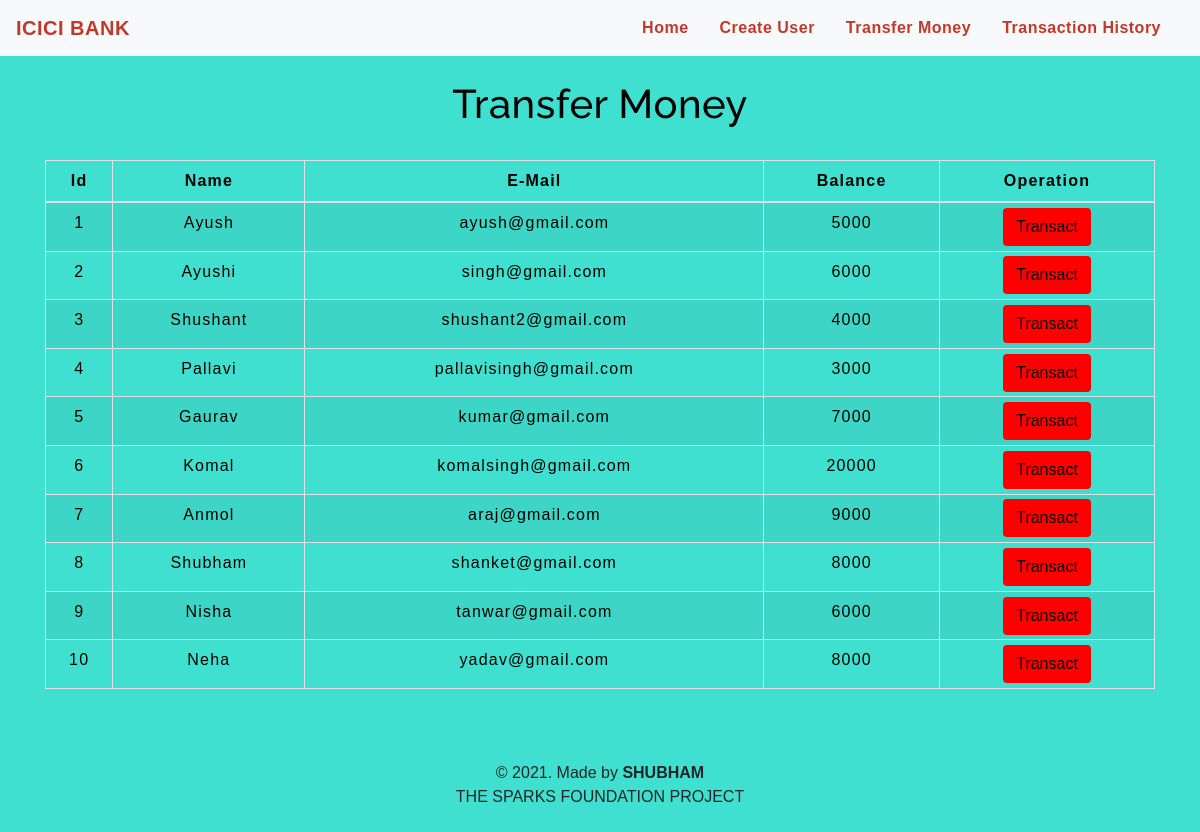
The app's page /transfermoney.php with its own data.
### tables this page shows
CREATE TABLE `users` (
  `id` int(3) NOT NULL,
  `name` text NOT NULL,
  `email` varchar(30) NOT NULL,
  `balance` int(8) NOT NULL
);

### transfermoney.php (the view, shortened to what this page needs)
<!DOCTYPE html>
<html lang="en">
<head>
    <link rel="stylesheet" href="https://maxcdn.bootstrapcdn.com/bootstrap/4.0.0/css/bootstrap.min.css">
    <link rel="stylesheet" type="text/css" href="css/table.css">
    <link rel="stylesheet" type="text/css" href="css/navbar.css">
</head>
<body style="background-color : #40E0D0;">
<?php
    include 'config.php';
    $sql = "SELECT * FROM users";
    $result = mysqli_query($conn,$sql);
?>
<?php
  include 'navbar.php';
?>
<div class="container">
        <h2 class="text-center pt-4" style="color : black;">Transfer Money</h2>
        <br>
            <div class="row">
                <div class="col">
                    <div class="table-responsive-sm">
                    <table class="table table-hover table-sm table-striped table-condensed table-bordered" style="border-color:black;">
                        <thead style="color : black;">
                            <tr>
                            <th scope="col" class="text-center py-2">Id</th>
                            <th scope="col" class="text-center py-2">Name</th>
                            <th scope="col" class="text-center py-2">E-Mail</th>
                            <th scope="col" class="text-center py-2">Balance</th>
                            <th scope="col" class="text-center py-2">Operation</th>
                            </tr>
                        </thead>
                        <tbody>
                <?php
                    while($rows=mysqli_fetch_assoc($result)){
                ?>
                    <tr style="color : black;">
                        <td class="py-2"><?php echo $rows['id'] ?></td>
                        <td class="py-2"><?php echo $rows['name']?></td>
                        <td class="py-2"><?php echo $rows['email']?></td>
                        <td class="py-2"><?php echo $rows['balance']?></td>
                        <td><a href="selecteduserdetail.php?id= <?php echo $rows['id'] ;?>"> <button type="button" class="btn" style="background-color : #FF0000;">Transact</button></a></td>
                    </tr>
                <?php
                    }
                ?>
                        </tbody>
                    </table>
                    </div>
                </div>
            </div>
         </div>
         <footer class="text-center mt-5 py-2">
            <p>&copy 2021. Made by <b>SHUBHAM</b> <br> THE SPARKS FOUNDATION PROJECT</p>
        </footer>
</body>
</html>

### navbar.php (shortened to what this page needs)
<nav class="navbar navbar-expand-md navbar-light bg-light">
<a class="navbar-brand" href="index.php" style="color : #C0392B;"><b>ICICI BANK</b></a>
<div class="collapse navbar-collapse" id="collapsibleNavbar">
      <ul class="navbar-nav ml-auto">
        <li class="nav-item">
          <a class="nav-link" href="index.php" style="color : #C0392B;"><b>Home</b></a>
        </li>
        <li class="nav-item">
          <a class="nav-link" href="createuser.php" style="color : #C0392B;"><b>Create User</b></a>
        </li>
        <li class="nav-item">
          <a class="nav-link" href="transfermoney.php" style="color : #C0392B;"><b>Transfer Money</b></a>
        </li>
        <li class="nav-item">
          <a class="nav-link" href="transactionhistory.php" style="color : #C0392B;"><b>Transaction History</b></a>
        </li>
    </div>
 </nav>

### css/table.css (style rules this page uses)
* { padding: 0; margin: 0; box-sizing: border-box; font-family: sans-serif; }
h2 { font-size: 40px; }
table { letter-spacing: 1.2px; }
td { text-align: center; }
button { border:none; background: #d9d9d9; transition: 1s; }

### css/navbar.css (style rules this page uses)
.nav-link { margin-right: 15px; color:#2F363F; letter-spacing: 0.5px; transition: 0.5s; }
.navbar-brand { color: #4C4B4B; letter-spacing: 0.5px; }
h2 { color: #4C4B4B; letter-spacing: 0.5px; font-family: raleway; }

### transfermoney.php (style rules this page uses)
button { transition: 1.5s; }

### records on screen
users: id "1", name "Ayush", email "ayush@gmail.com", balance "5000"
users: id "2", name "Ayushi", email "singh@gmail.com", balance "6000"
users: id "3", name "Shushant", email "shushant2@gmail.com", balance "4000"
users: id "4", name "Pallavi", email "pallavisingh@gmail.com", balance "3000"
users: id "5", name "Gaurav", email "kumar@gmail.com", balance "7000"
users: id "6", name "Komal", email "komalsingh@gmail.com", balance "20000"
users: id "7", name "Anmol", email "araj@gmail.com", balance "9000"
users: id "8", name "Shubham", email "shanket@gmail.com", balance "8000"
users: id "9", name "Nisha", email "tanwar@gmail.com", balance "6000"
users: id "10", name "Neha", email "yadav@gmail.com", balance "8000"
